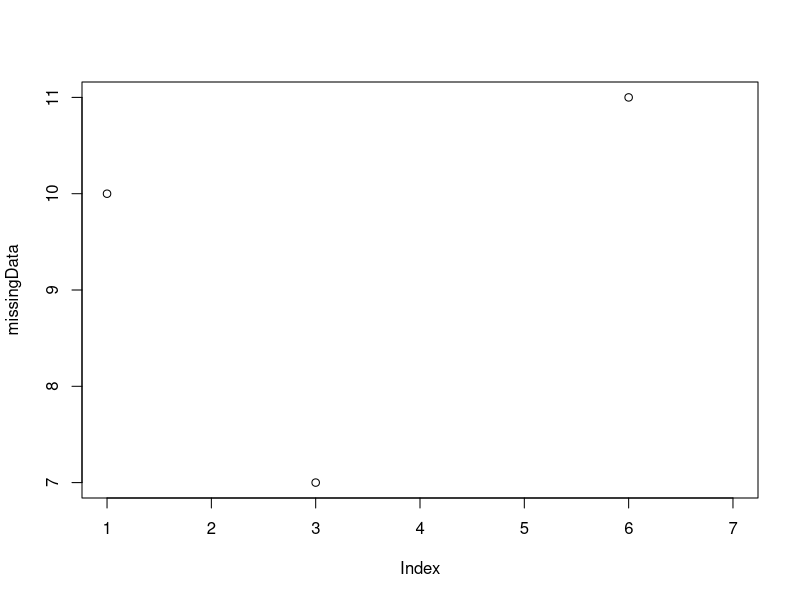
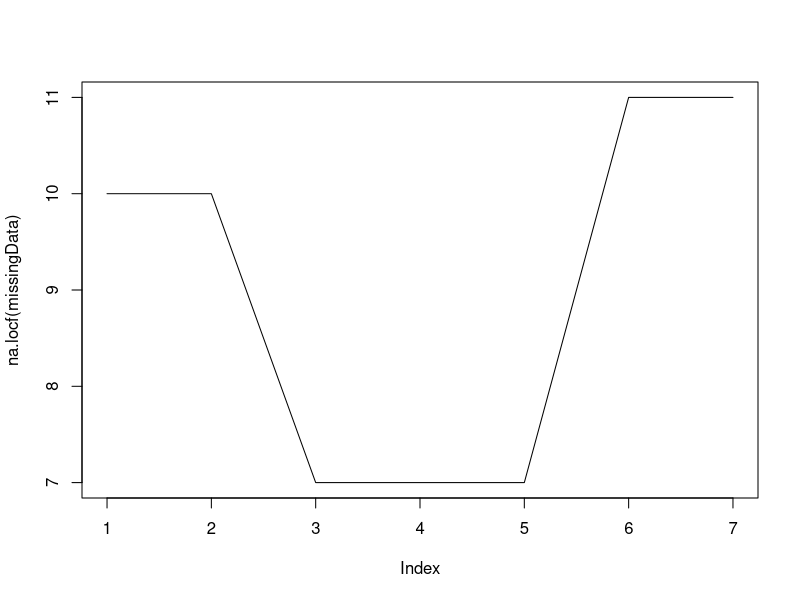
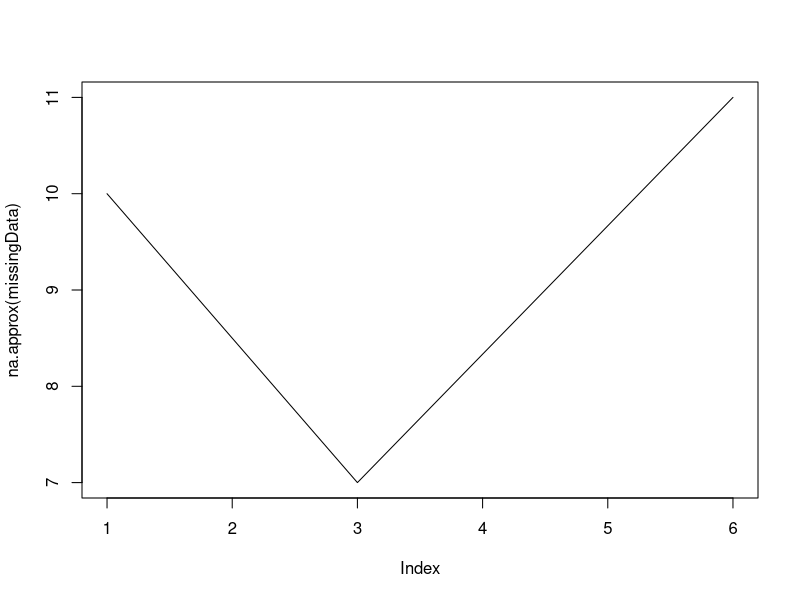
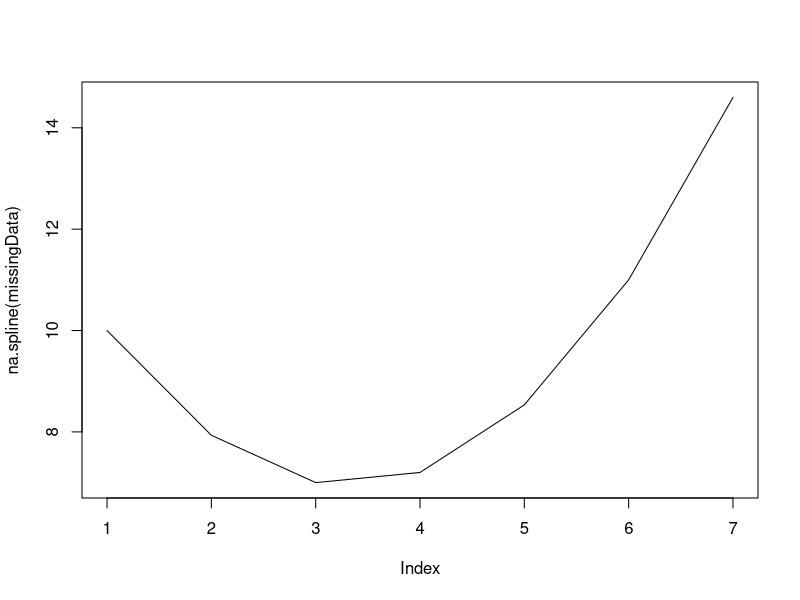

Write the R code that produced these figures, in order.
#install.packages('zoo')
require(zoo)

missingData = c(10,NA,7,NA,NA,11,NA)
plot(missingData)

#Last observation carried forward
plot(na.locf(missingData),type="l")

#Approx (linear interpolation)
plot(na.approx(missingData),type="l")

#Spline (polynomial interpolation)
plot(na.spline(missingData),type="l")
